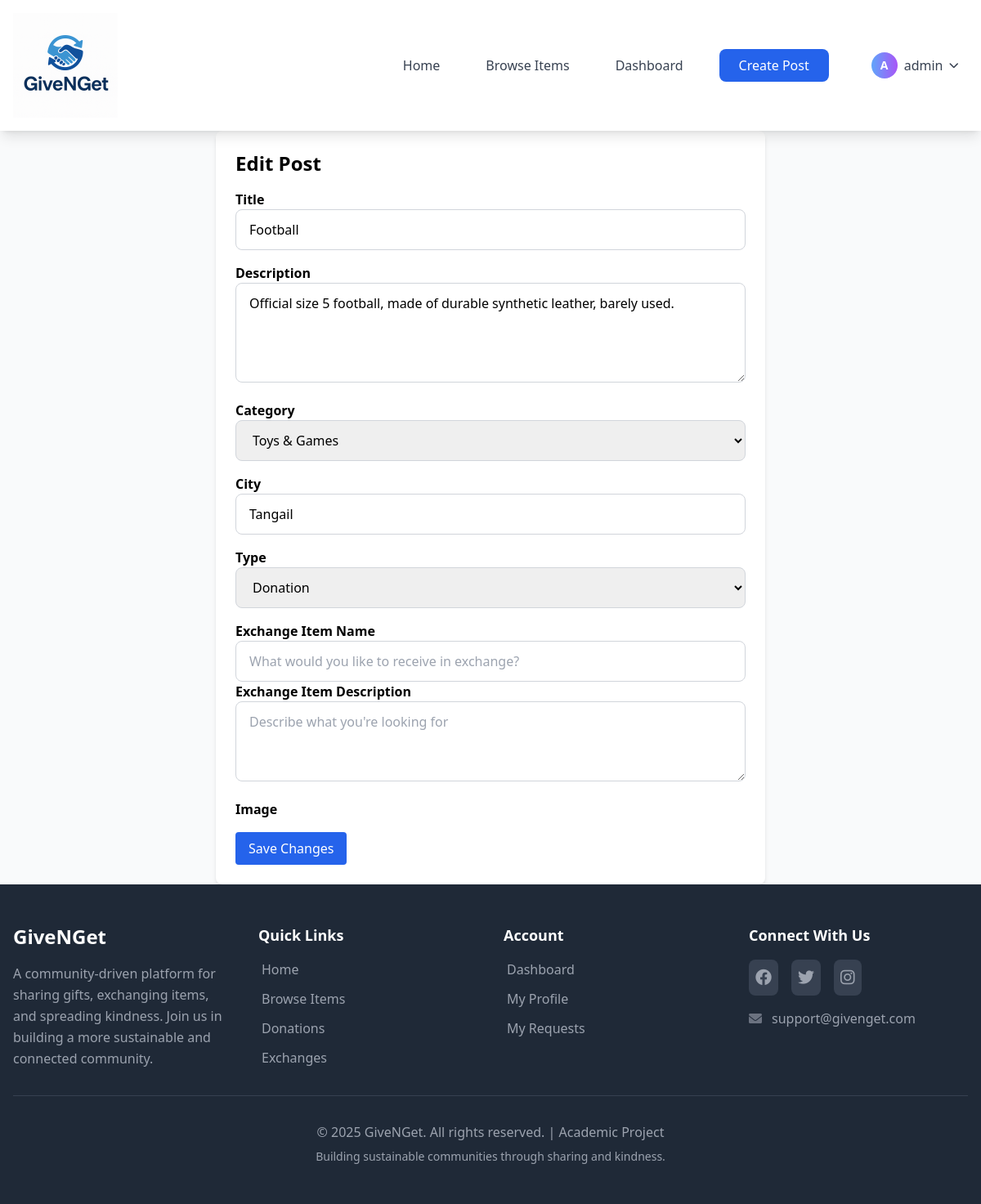
/post/17/edit/ (signed in), run on the app's committed database.
### users/models.py (models this page shows, shortened)
class User(AbstractUser):
    username = None
    STATUS_CHOICES = [
        ('active', 'Active'),
        ('inactive', 'Inactive'),
        ('suspended', 'Suspended'),
    ]
    name = models.CharField(max_length=150)
    email = models.EmailField(unique=True)
    phone = models.CharField(
        max_length=15,
        blank=True,
        null=True,
        validators=[RegexValidator(
            regex=r'^(?:\+?88)?01[3-9]\d{8}$',
            message="Enter a valid Bangladeshi phone number"
        )]
    )
    status = models.CharField(max_length=10, choices=STATUS_CHOICES, default='active')
    profile_photo = models.ImageField(upload_to='profile_photos/', null=True, blank=True)
    address = models.TextField(blank=True)
    total_donations = models.PositiveIntegerField(default=0)
    completed_donations = models.PositiveIntegerField(default=0)  # Changed from completed_transactions
    completed_exchanges = models.PositiveIntegerField(default=0)  # New field for exchanges
    groups = models.ManyToManyField(
        'auth.Group',
        related_name='custom_user_groups',
        blank=True,
        help_text='The groups this user belongs to.'
    )
    user_permissions = models.ManyToManyField(
        'auth.Permission',
        related_name='custom_user_permissions',
        blank=True,
        help_text='Specific permissions for this user.'
    )
    USERNAME_FIELD = 'email'
    REQUIRED_FIELDS = ['name']
    objects = CustomUserManager()

### Upohar/models.py (models this page shows, shortened)
class UpoharPost(models.Model):
    TYPE_CHOICES = [
        ('donation', 'Donation'),
        ('exchange', 'Exchange'),  # Keep exchange type
    ]
    STATUS_CHOICES = [
        ('available', 'Available'),
        ('requested', 'Requested'),
        ('completed', 'Completed'),
    ]
    donor = models.ForeignKey(User, on_delete=models.CASCADE, related_name='donated_gifts')
    receiver = models.ForeignKey(User, on_delete=models.SET_NULL, null=True, blank=True, related_name='received_gifts')
    category = models.ForeignKey(Category, on_delete=models.SET_NULL, null=True, blank=True)
    type = models.CharField(max_length=20, choices=TYPE_CHOICES, default='donation')  # Keep type field
    title = models.CharField(max_length=200)
    description = models.TextField()
    city = models.CharField(max_length=100, blank=True)
    image = models.ImageField(upload_to='gifts/', null=True, blank=True)
    exchange_item_name = models.CharField(max_length=200, blank=True, null=True)
    exchange_item_description = models.TextField(blank=True, null=True)
    status = models.CharField(max_length=20, choices=STATUS_CHOICES, default='available')
    created_at = models.DateTimeField(default=timezone.now)
    updated_at = models.DateTimeField(auto_now=True)

### Upohar/views.py (the view)
# urls.py: path('post/<int:pk>/edit/', views.edit_post, name='edit_post'),
@login_required
def edit_post(request, pk):
    post = get_object_or_404(UpoharPost, pk=pk, donor=request.user)
    if request.method == 'POST':
        form = UpoharPostForm(request.POST, request.FILES, instance=post)
        if form.is_valid():
            form.save()
            messages.success(request, "Post updated successfully!")
            return redirect('post_detail', pk=post.pk)
        else:
            messages.error(request, "Please correct the errors below.")
    else:
        form = UpoharPostForm(instance=post)
    return render(request, 'edit_post.html', {'form': form, 'post': post})

### Upohar/models.py (called while the page is built)
    def __str__(self):
        return self.name

### Upohar/templates/edit_post.html (shortened to what this page needs)
{% extends 'base.html' %}
{% load static %}
{% block content %}
<div class="max-w-2xl mx-auto bg-white p-6 rounded-lg shadow-md">
    <h2 class="text-2xl font-semibold mb-4">Edit Post</h2>
    <form method="POST" enctype="multipart/form-data" class="space-y-4">
        <div>
            <label class="block font-semibold">Title</label>
            {{ form.title }}
        </div>
        <div>
            <label class="block font-semibold">Description</label>
            {{ form.description }}
        </div>
        <div>
            <label class="block font-semibold">Category</label>
            {{ form.category }}
        </div>
        <div>
            <label class="block font-semibold">City</label>
            {{ form.city }}
        </div>
        <div>
            <label class="block font-semibold">Type</label>
            {{ form.type }}
        </div>
        <div id="exchangeFields">
            <div>
                <label class="block font-semibold">Exchange Item Name</label>
                {{ form.exchange_item_name }}
            </div>
            <div>
                <label class="block font-semibold">Exchange Item Description</label>
                {{ form.exchange_item_description }}
            </div>
        </div>
        <div>
            <label class="block font-semibold">Image</label>
        </div>
        <button type="submit" class="bg-blue-600 text-white px-4 py-2 rounded hover:bg-blue-700">
            Save Changes
        </button>
    </form>
</div>
{% endblock %}

### Upohar/templates/base.html (shortened to what this page needs)
{% load static %}
<!DOCTYPE html>
<html lang="en">
<head>
    <link rel="preload" href="https://cdnjs.cloudflare.com/ajax/libs/font-awesome/6.0.0/css/all.min.css" as="style" onload="this.onload=null;this.rel='stylesheet'">
    <script src="https://cdn.tailwindcss.com"></script>
    <link rel="stylesheet" href="https://cdnjs.cloudflare.com/ajax/libs/font-awesome/6.0.0/css/all.min.css">
</head>
<body class="bg-gray-50">
    <nav class="bg-white shadow-lg sticky top-0 z-50 transition-all duration-300" aria-label="Main navigation">
        <div class="max-w-7xl mx-auto px-4">
            <div class="flex justify-between items-center py-4">
                <div class="flex items-center">
                    <a href="{% url 'home' %}" class="flex items-center space-x-3 focus:outline-none focus:ring-2 focus:ring-blue-500 focus:ring-offset-2 rounded-lg transition duration-200">
                        <img src="{% static 'images/logo.png' %}"
                             alt="GiveNGet Logo"
                             class="h-32 w-auto object-contain"
                             loading="lazy"
                             width="128"
                             height="32">
                    </a>
                </div>
                <div class="hidden md:flex items-center space-x-8">
                    <a href="{% url 'home' %}"
                       class="text-gray-700 hover:text-blue-600 font-medium transition duration-300 focus:outline-none focus:text-blue-600 rounded-lg px-3 py-2">
                        Home
                    </a>
                    <a href="{% url 'post_list' %}"
                       class="text-gray-700 hover:text-blue-600 font-medium transition duration-300 focus:outline-none focus:text-blue-600 rounded-lg px-3 py-2">
                        Browse Items
                    </a>
                    {% if user.is_authenticated %}
                        <a href="{% url 'dashboard' %}"
                           class="text-gray-700 hover:text-blue-600 font-medium transition duration-300 focus:outline-none focus:text-blue-600 rounded-lg px-3 py-2">
                            Dashboard
                        </a>
                        <a href="{% url 'create_post' %}"
                           class="bg-blue-600 hover:bg-blue-700 text-white px-6 py-2 rounded-lg font-medium transition duration-300 focus:outline-none focus:ring-2 focus:ring-blue-500 focus:ring-offset-2">
                            Create Post
                        </a>
                        <div class="relative group" x-data="{ open: false }">
                            <button class="flex items-center space-x-2 text-gray-700 hover:text-blue-600 font-medium transition duration-300 focus:outline-none focus:text-blue-600 rounded-lg px-3 py-2"
                                    @click="open = !open"
                                    aria-expanded="false"
                                    aria-haspopup="true"
                                    :aria-expanded="open.toString()">
                                <div class="w-8 h-8 bg-gradient-to-r from-blue-400 to-purple-500 rounded-full flex items-center justify-center text-white text-sm font-semibold {% if user.profile_photo %}hidden{% endif %}">
                                    {{ user.name|first|upper }}
                                </div>
                                <span>{{ user.name }}</span>
                                <i class="fas fa-chevron-down text-xs transition-transform duration-300" :class="{'rotate-180': open}"></i>
                            </button>
                        </div>
                    {% endif %}
                </div>
            </div>
        </div>
    </nav>
    <main id="main-content">
        {% block content %}{% endblock %}
    </main>
    <footer class="bg-gray-800 text-white py-12" role="contentinfo">
        <div class="max-w-7xl mx-auto px-4">
            <div class="grid grid-cols-1 md:grid-cols-4 gap-8">
                <div>
                    <h3 class="text-2xl font-bold mb-4">
                        GiveNGet
                    </h3>
                    <p class="text-gray-400 leading-relaxed">
                        A community-driven platform for sharing gifts, exchanging items, and spreading kindness.
                        Join us in building a more sustainable and connected community.
                    </p>
                </div>
                <div>
                    <h4 class="text-lg font-semibold mb-4">Quick Links</h4>
                    <ul class="space-y-3">
                        <li><a href="{% url 'home' %}" class="text-gray-400 hover:text-white transition duration-300 focus:outline-none focus:text-white rounded-lg px-1 py-1">Home</a></li>
                        <li><a href="{% url 'post_list' %}" class="text-gray-400 hover:text-white transition duration-300 focus:outline-none focus:text-white rounded-lg px-1 py-1">Browse Items</a></li>
                        <li><a href="{% url 'post_list' %}?type=donation" class="text-gray-400 hover:text-white transition duration-300 focus:outline-none focus:text-white rounded-lg px-1 py-1">Donations</a></li>
                        <li><a href="{% url 'post_list' %}?type=exchange" class="text-gray-400 hover:text-white transition duration-300 focus:outline-none focus:text-white rounded-lg px-1 py-1">Exchanges</a></li>
                    </ul>
                </div>
                <div>
                    <h4 class="text-lg font-semibold mb-4">Account</h4>
                    <ul class="space-y-3">
                        {% if user.is_authenticated %}
                        <li><a href="{% url 'dashboard' %}" class="text-gray-400 hover:text-white transition duration-300 focus:outline-none focus:text-white rounded-lg px-1 py-1">Dashboard</a></li>
                        <li><a href="{% url 'profile' %}" class="text-gray-400 hover:text-white transition duration-300 focus:outline-none focus:text-white rounded-lg px-1 py-1">My Profile</a></li>
                        <li><a href="{% url 'manage_requests' %}" class="text-gray-400 hover:text-white transition duration-300 focus:outline-none focus:text-white rounded-lg px-1 py-1">My Requests</a></li>
                        {% endif %}
                    </ul>
                </div>
                <div>
                    <h4 class="text-lg font-semibold mb-4">Connect With Us</h4>
                    <div class="flex space-x-4 mb-4">
                        <a href="#" class="text-gray-400 hover:text-white transition duration-300 focus:outline-none focus:text-white rounded-lg p-2 bg-gray-700 hover:bg-gray-600" aria-label="Facebook">
                            <i class="fab fa-facebook text-xl" aria-hidden="true"></i>
                        </a>
                        <a href="#" class="text-gray-400 hover:text-white transition duration-300 focus:outline-none focus:text-white rounded-lg p-2 bg-gray-700 hover:bg-gray-600" aria-label="Twitter">
                            <i class="fab fa-twitter text-xl" aria-hidden="true"></i>
                        </a>
                        <a href="#" class="text-gray-400 hover:text-white transition duration-300 focus:outline-none focus:text-white rounded-lg p-2 bg-gray-700 hover:bg-gray-600" aria-label="Instagram">
                            <i class="fab fa-instagram text-xl" aria-hidden="true"></i>
                        </a>
                    </div>
                    <p class="text-gray-400 flex items-center">
                        <i class="fas fa-envelope mr-3 text-gray-500" aria-hidden="true"></i>
                        <a href="mailto:support@givenget.com" class="hover:text-white transition duration-300 focus:outline-none focus:text-white">
                            support@givenget.com
                        </a>
                    </p>
                </div>
            </div>
            <div class="border-t border-gray-700 mt-8 pt-8 text-center text-gray-400">
                <p>&copy; 2025 GiveNGet. All rights reserved. | Academic Project</p>
                <p class="mt-2 text-sm">Building sustainable communities through sharing and kindness.</p>
            </div>
        </div>
    </footer>
</body>
</html>

### data on the page
User: name|first "A", name "admin"
UpoharPost: title "Football", description "Official size 5 football, made of durable synthetic leather, barely used.", category "Toys & Games", city "Tangail", type "Donation"
